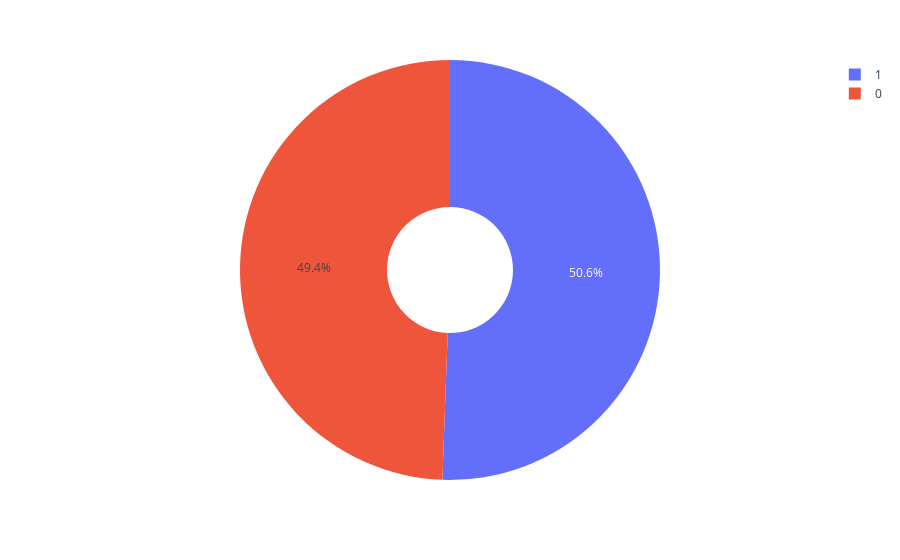

The notebook cell this image was saved under:
### Code cell
fig = px.pie(df, "event", color='event', hole=.3)
fig.show()

### Figure 1 — Plotly figure (JSON) as saved in the notebook; plotly's stock layout.template omitted (floating-point values rounded to 4 significant figures; data arrays with more than 128 entries replaced by an {"elided": "..."} marker saying what was removed)
{"data": [{"customdata": {"elided": "1129x1 int values"}, "domain": {"x": [0, 1], "y": [0, 1]}, "hole": 0.3, "hovertemplate": "event=%{customdata[0]}<extra></extra>", "labels": {"elided": "1129 int values"}, "legendgroup": "", "marker": {"colors": {"elided": "1129 str values"}}, "name": "", "showlegend": true, "type": "pie"}], "layout": {"legend": {"tracegroupgap": 0}, "margin": {"t": 60}}}
